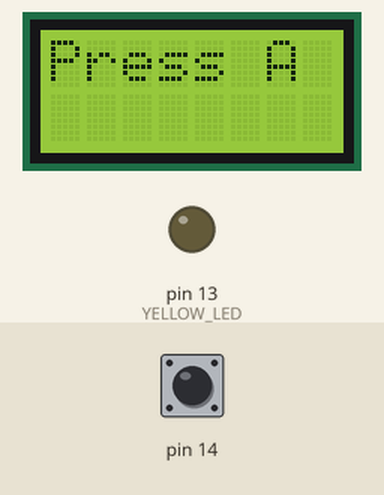
Recording of a sketch running on a simulated Arduino Leonardo, built with avr-gcc and run on an emulated ATmega32U4. Parts: 8×2 character LCD, output pins drawn as LEDs (lit = HIGH). The test bench sets the inputs (shaded band); at power-on: pin 14 HIGH. Random numbers use the default seed unless the sketch sets one.

Above: at 0.8 s.
0.9 s: pin 14 pulled LOW for 0.15 s
At 1.8 s:
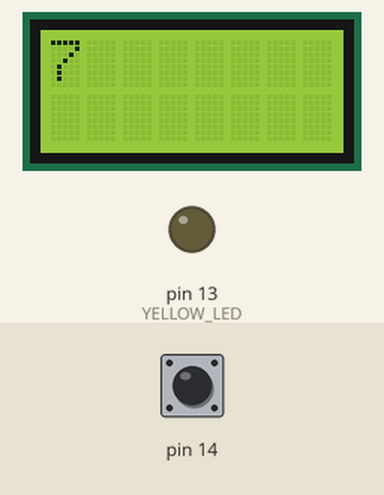
At 2.4 s:
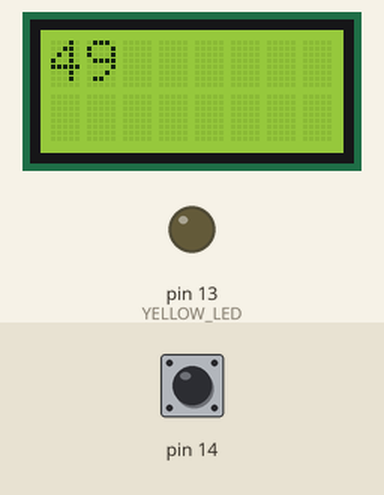
Timing chart, 0 to 3.9 s (numbered marks = the images above; inputs shaded):
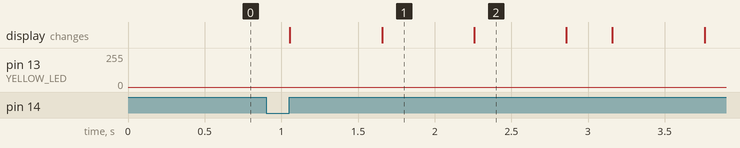

Measured:
- after the input at 0.9 s, the display: first changes after 0.16 s (image 1 shows a later state)
- what the display in image 1 shows lasts 0.6 s, from 1.7 s to 2.3 s

The sketch:

4_LED_PWM.ino
```cpp
/* This make the LED fade back and forth
 * We control the LED brightness using a PWM signal
 * = > The LED becomes quiclky more and more brighter and then quickly more and more darker, alternatively (all this rapidly alternated)
 * The PWM signal is generated using the function analogWrite()
 * See https://www.arduino.cc/reference/en/language/functions/analog-io/analogwrite/
 */


#include <Wire.h>
#include <Zumo32U4.h>

Zumo32U4LCD lcd;
Zumo32U4ButtonA buttonA;

#define YELLOW_LED  13

void setup()
{
  pinMode(YELLOW_LED, OUTPUT);

  lcd.clear();
  lcd.print(F("Press A"));
  buttonA.waitForButton();
  lcd.clear();
}


void loop()
{
  // Loop over i from 0 to 255
  for (int i = 0; i <= 255; i++) {
    // At every iteration, we set the PWM duty cycle to the value of i
    // See https://www.arduino.cc/reference/en/language/functions/analog-io/analogwrite/
    // The duty cycle of the PWM is coded on a 8 bit register, so 2^8 possible values (256), between 0 (always off) and 255 (always on). (255 options + the 0 option = 256 options)
    // (Why do we code from 0 to 255? Because the electronic stuff is done on that way, so we do all this little trick here)
    analogWrite(YELLOW_LED, i);
    // We pause for a bit before the next change of brighthess
    delay(1);
  }

  // Same as above but from 255 to 0
  for (int i = 255; i >= 0; i--) {
    analogWrite(YELLOW_LED, i);
    delay(1);
  }

  // Important : play with the 2 delays above to see what happen (tip: see for similar values to have a better understanding)

  // This part below is one more time a bonus that shows that the PWM functionality allow to run over things in parallel without slowing the code execution (here the yellow_LED brightness alternations)
  lcd.gotoXY(0, 0);
  lcd.print(random(100));
}
```
